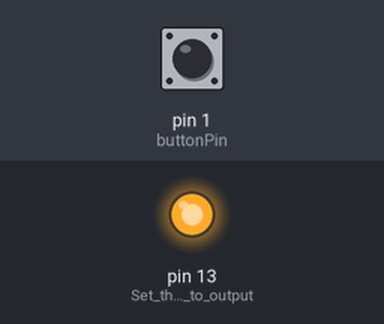
Simulated run of this sketch. Board: Arduino Uno, built with avr-gcc and run on an emulated ATmega328P. Shown: output pins drawn as LEDs (lit = HIGH). Inputs (shaded band) come from the test bench; at power-on: pin 1 (buttonPin) HIGH.

Above: at 1.2 s.
1.3 s: pin 1 (buttonPin) pulled LOW for 0.15 s
At 1.37 s:
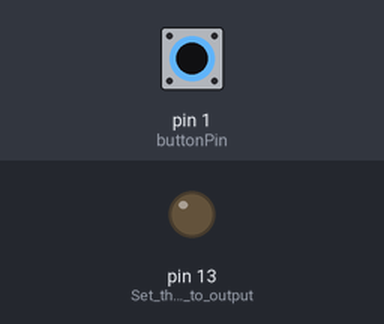
2.9 s: pin 1 (buttonPin) pulled LOW for 3.2 s
At 6.6 s:
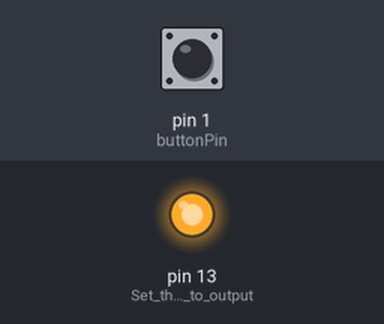
Timing chart, 0 to 8.1 s (numbered marks = the images above; inputs shaded):
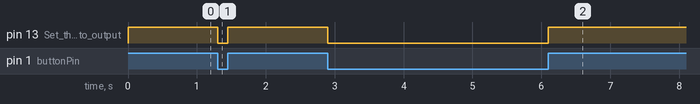

The sketch:

L2_Button_XIAO_en.ino
```cpp
const int buttonPin = 1;  // The on-board button switch on the XIAO expansion board is D1, which we define as pin 1
// If you are using XIAO RP2040, please change 1 to D1
int buttonState = 0;  // buttonState is a variable to store the button status

void setup() {
    pinMode(LED_BUILTIN, OUTPUT);// Set the LED pin to output status
    pinMode(buttonPin, INPUT_PULLUP);// Set the button pin to input status
}

void loop() {
    // Read the button status and store it in the buttonState variable
    buttonState = digitalRead(buttonPin);
    // Check whether the button is pressed, if the button is pressed
    if (buttonState == HIGH) {
        // Turn on the LED:
        digitalWrite(LED_BUILTIN, HIGH);
    }
    else {
        // Turn off the LED:
        digitalWrite(LED_BUILTIN, LOW);
    }
}
```

Measured:
- after the input at 1.3 s, pin 13 (Set_the_LED_pin_to_output): HIGH → LOW at once, → HIGH 0.15 s later
- after the input at 2.9 s, pin 13 (Set_the_LED_pin_to_output): HIGH → LOW at once, → HIGH 3.2 s later
